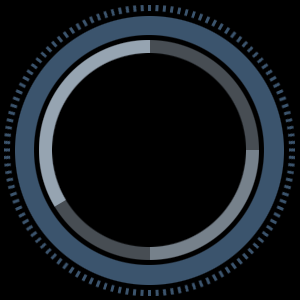
#> input picture Command/Python/resource/Mask.bmp, 300 x 300 px, found by its file name
$ python IssueAmountDet.py resource/door_board.bmp
#> lines starting #> are read from the running program, lines starting #| are printed output that depends on the picture
#!/usr/bin/python
# -*- coding: utf-8 -*-
import os
import time
import datetime
import math
import sys
import base64
import json
import subprocess
import numpy as np
import cv2
from PIL import Image, ImageDraw, ImageFont


# 旋转图像
def rotate_img(img, degree):
    height, width = img.shape[:2]
    # height_new = int(width * math.fabs(math.sin(math.radians(degree)))
    #                  + height * math.fabs(math.cos(math.radians(degree))))
    # width_new = int(height * math.fabs(math.sin(math.radians(degree)))
    #                 + width * math.fabs(math.cos(math.radians(degree))))

    mat_rotation = cv2.getRotationMatrix2D((width / 2, height / 2), degree, 1)

    # mat_rotation[0, 2] += (width_new - width) / 2
    # mat_rotation[1, 2] += (height_new - height) / 2

    img_rotation = cv2.warpAffine(img, mat_rotation, (width, height), borderValue=(0, 0, 0))
    return img_rotation


# 构建一帧识别框
def build_mask(c1_ratio, c3_ratio, only_c3):
    cp2 = m_mask2.copy()
    cp1 = rotate_img(m_mask1, c1_ratio)
    cp3 = rotate_img(m_mask3, c3_ratio)

    height2, width2 = cp2.shape[:2]
    height1, width1 = cp1.shape[:2]
    height3, width3 = cp3.shape[:2]

    y = int((height1-height2)/2)
    x = int((width1-width2)/2)
    cp1 = cp1[y:y+height2, x:x+width2]
    cp2 = cv2.addWeighted(cp2, 1, cp1, 1, 0)

    y = int((height3-height2)/2)
    x = int((width3-width2)/2)
    cp3 = cp3[y:y+height2, x:x+width2]
    cp2 = cv2.addWeighted(cp2, 1, cp3, 1, 0)
    if only_c3:
        return cp3
    else:
        return cp2


# 构建全部识别框帧
def init_masks(only_c3):
    m_list = []
    for x in range(60):
        m_list.append(build_mask(x, x % 3, only_c3))
    for x in range(60):
        y = 60 - x
        m_list.append(build_mask(y, x % 3, only_c3))
    return m_list


class AllRegionChara:
    # [22 lines left out: function __init__, not called in this run]

    def print(self):
        pass


# 图像下采样
# [581 lines left out: functions sub_img, get_main_region, get_region_info, get_best_index, crop_rect, cal_issue_amount and 5 more, not called in this run]


rect_left, rect_top, rect_width, rect_height = 380, 760, 220, 200    # 关注区域
fact_width = 0.8    # 关注区域实际宽度（米）
ver_angle = 0    # 摄像头垂直（左右）倾角
hor_angle = 30    # 摄像头水平（上下）倾角
small_ratio = 0.5    # 关注区域流轨提取处理缩放比率
min_rect_scale = 0.5    # 轮廓的最小斜矩形宽高比例阈值，左方排水典型为0.5，右方排水为2
min_rect_angle = 15    # 轮廓的最小斜矩形有效倾斜角范围，值15为倾斜角在-15至-75度之间有效
min_rect_len_ratio = 0.5    # 轮廓的最小斜矩形长边与关注区域高度比
threshold_ratio = 0.5    # 流轨提取末段的二值化阈值
comp_count = 30    # 流轨提取帧叠加次数
repeat_times = 3    # 排量判断次数
repeat_circles = 10    # 水质判断轮数
issue_extra_ratio = 1.0    # 流量额外系数
issue_ratio = issue_extra_ratio * fact_width / rect_width    # 流量实际系数

rotate_frame = False
show_frame = True
push_rtmp = False    # 是否推送视频流
rtmp_target = 'rtmp://202.104.69.206:18703/myapp/a25faff2d2504c0e8d981aa8f36ea5e3'    # 视频流推送地址
rtmp_width_limit = 800    # 视频流推送最大宽度
rtmp_height_limit = 600    # 视频流推送最大高度
max_exc_seconds = 20    # 最大执行时间
min_exc_seconds = 15    # 最小执行时间

RelatePath = ''
if len(sys.argv) > 1:
    RelatePath = 'Command/Python/'
img_save_path = RelatePath + 'result/'    # 相关图像保存路径
video_source = RelatePath + 'dataset/VID_20210914_112910.mp4'
# video_source = 'rtsp://admin:suncereltd123@172.16.3.229:554/Streaming/Channels/103'
# video_source = 'rtsp://admin:LJOAKL@172.16.3.120:554/Streaming/Channels/102'
ffmpeg_path = RelatePath + 'resource/ffmpeg'

font_cap = ImageFont.truetype(RelatePath + 'resource/msyhbd.ttc', 20, encoding="utf-8")
font_text = ImageFont.truetype(RelatePath + 'resource/msyhbd.ttc', 16, encoding="utf-8")

m_mask = cv2.imread(RelatePath + 'resource/Mask.bmp')
#> m_mask is the input picture: shape (300, 300, 3); mean B, G, R 33.5, 27.7, 21.9
m_mask1 = cv2.imread(RelatePath + 'resource/Mask1.bmp')
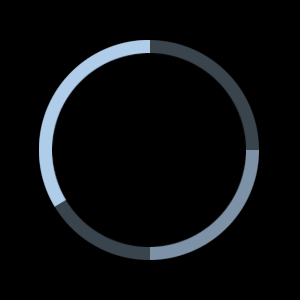
#> input picture Command/Python/resource/Mask1.bmp, 300 x 300 px, found by its file name
#> m_mask1 is the input picture: shape (300, 300, 3); mean B, G, R 14.5, 12.7, 10.9
m_mask2 = cv2.imread(RelatePath + 'resource/Mask2.bmp')
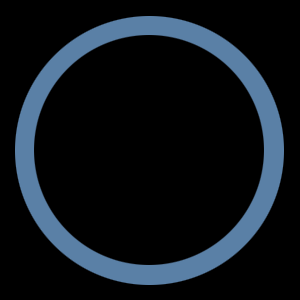
#> input picture Command/Python/resource/Mask2.bmp, 300 x 300 px, found by its file name
#> m_mask2 is the input picture: shape (300, 300, 3); mean B, G, R 28.2, 21.7, 15.3
m_mask3 = cv2.imread(RelatePath + 'resource/Mask3.bmp')
mask_width = m_mask.shape[1]
#> mask_width = 300
mask_border = 50
mask_list = init_masks(True)
#> (the run stopped early here; a loop or call above may not have finished)
